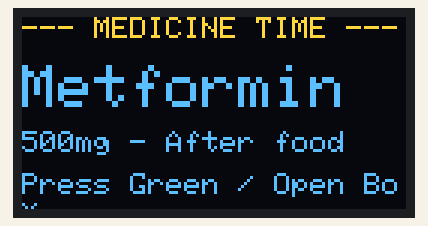
Simulated run of this sketch. Board: ESP32. Parts: 128×64 one-colour display. The OLED is the two-colour kind (top 16 rows yellow); what the sketch prints to the serial monitor is not drawn.

Above: at 1.1 s.
At 5.1 s:
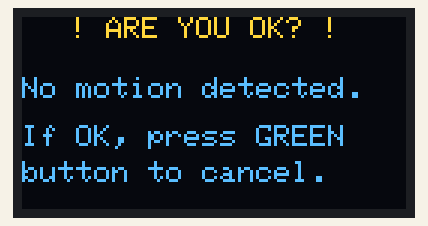
At 9.2 s:
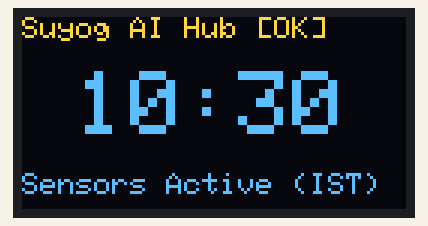

Measured:
- by itself, everything shown: repeats every 12.1 s, in 3 steps
- what the display in image 0 shows lasts 4.0 s, from 1.1 s to 5.1 s

The sketch:

test_oled.ino
```cpp
/**
 * Suyog AI Hardware Test: 0.96" I2C OLED (SSD1306)
 * SDA: GPIO 21, SCL: GPIO 22, Address: 0x3C
 */

#include <Arduino.h>
#include <Wire.h>
#include <Adafruit_GFX.h>
#include <Adafruit_SSD1306.h>

#define SCREEN_WIDTH 128
#define SCREEN_HEIGHT 64
#define OLED_ADDR     0x3C
#define PIN_SDA       21
#define PIN_SCL       22

Adafruit_SSD1306 display(SCREEN_WIDTH, SCREEN_HEIGHT, &Wire, -1);

void setup() {
  Serial.begin(115200);
  delay(1000);
  Serial.println("\n=== Suyog AI Hardware Bring-Up: OLED Test ===");

  Wire.begin(PIN_SDA, PIN_SCL);

  if (!display.begin(SSD1306_SWITCHCAPVCC, OLED_ADDR)) {
    Serial.println("SSD1306 initialization failed! Check wiring (SDA=21, SCL=22).");
    while (true) delay(1000);
  }

  Serial.println("SSD1306 initialized successfully.");
}

void loop() {
  // Screen 1: Medicine reminder
  display.clearDisplay();
  display.setTextColor(SSD1306_WHITE);
  display.setTextSize(1);
  display.setCursor(0, 0);
  display.println("--- MEDICINE TIME ---");
  display.setTextSize(2);
  display.setCursor(0, 16);
  display.println("Metformin");
  display.setTextSize(1);
  display.setCursor(0, 38);
  display.println("500mg - After food");
  display.setCursor(0, 52);
  display.println("Press Green / Open Box");
  display.display();
  delay(4000);

  // Screen 2: Emergency Are You OK?
  display.clearDisplay();
  display.setTextSize(1);
  display.setCursor(16, 0);
  display.println("! ARE YOU OK? !");
  display.setCursor(0, 20);
  display.println("No motion detected.");
  display.setCursor(0, 36);
  display.println("If OK, press GREEN");
  display.setCursor(0, 48);
  display.println("button to cancel.");
  display.display();
  delay(4000);

  // Screen 3: Normal idle
  display.clearDisplay();
  display.setTextSize(1);
  display.setCursor(0, 0);
  display.println("Suyog AI Hub [OK]");
  display.setTextSize(3);
  display.setCursor(18, 18);
  display.println("10:30");
  display.setTextSize(1);
  display.setCursor(0, 52);
  display.println("Sensors Active (IST)");
  display.display();
  delay(4000);
}
```
